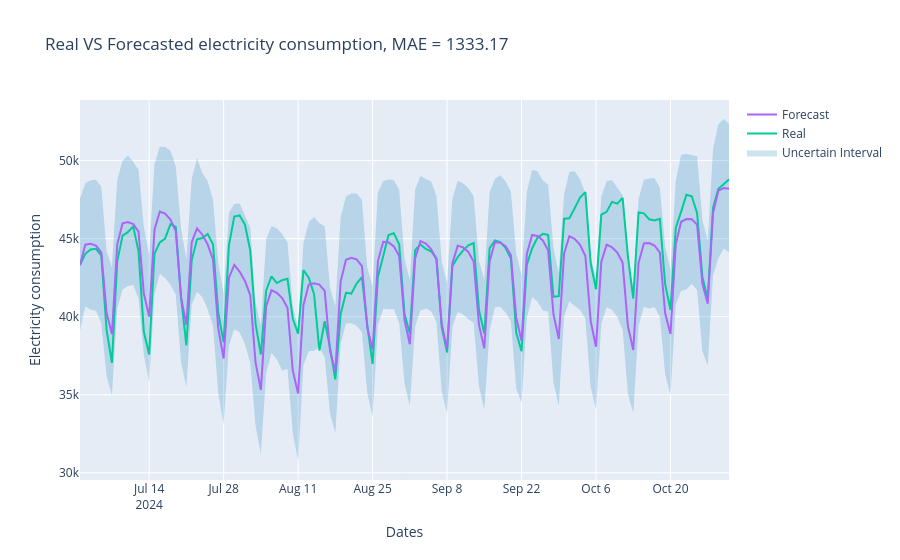

The notebook cell this image was saved under:
### Code cell
plot_forecast(test_data['ds'], test_data['y'], forecast_prophet['yhat'], mae_prophet,
              forecast_prophet['yhat_lower'], forecast_prophet['yhat_upper'])
